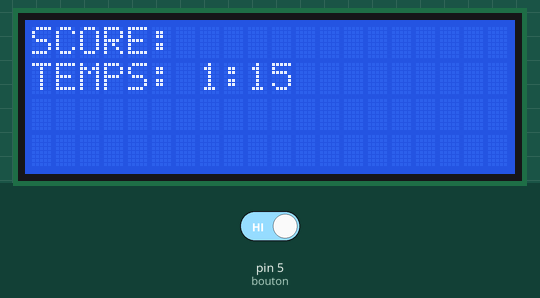
Simulated run of this sketch. Board: Arduino Uno, built with avr-gcc and run on an emulated ATmega328P. On the bench: 20×4 character LCD. Inputs (shaded band) come from the test bench; at power-on: pin 5 (bouton) HIGH.

Above: at 0.2 s.
At 1.2 s:
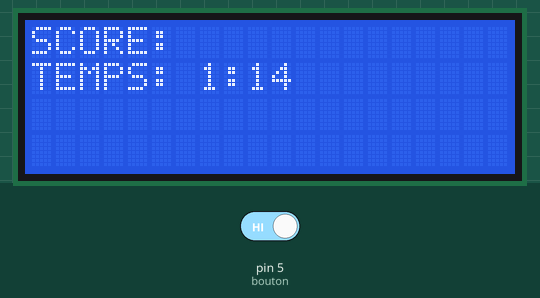
1.3 s: pin 5 (bouton) driven LOW
At 2.5 s:
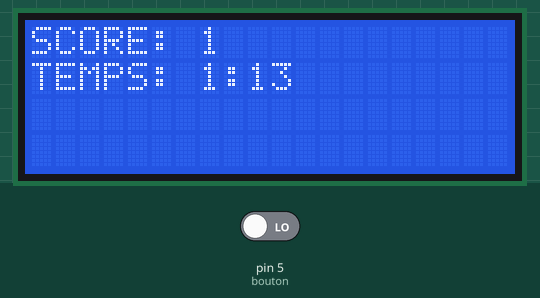
Timing chart, 0 to 4.3 s (numbered marks = the images above; inputs shaded):
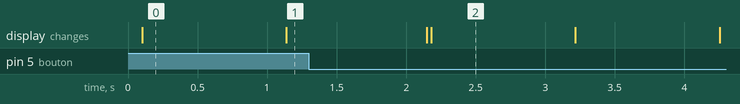

The sketch:

LCD_test_fusion.ino
```cpp
#include <Wire.h>
#include <LiquidCrystal_I2C.h>

LiquidCrystal_I2C lcd(0x27, 20, 4);

int tSec = 15;
int tMin = 1;
long timeInit=0;

const int bouton = 5;
int score = 0;
int etat_bouton = 0;
int astuce=0;

void setup(){
  lcd.init(); // initialisation de l'afficheur
  pinMode(bouton,INPUT);
  timeInit=timeToCounter(tMin,tSec);
}

void loop(){
  codeScore();
  codeTimer();
}

void codeScore(){
  lcd.backlight();
  // Envoi du message
  lcd.setCursor(0, 0);
  lcd.print("SCORE: ");

  etat_bouton = digitalRead(bouton);
  if ((etat_bouton==LOW)&&(astuce==0)){
    astuce=1;
    score += 1;
    lcd.setCursor(7, 0);
    lcd.print(score);
  }

  delay(15);

  if (etat_bouton==HIGH){
    astuce=0;
  }
}

void codeTimer(){
  lcd.backlight();
  counterToTime(timeInit);

  //Timer normal
  if(timeInit != 0){
    //Affichage de base
    lcd.setCursor(0,1);
    lcd.print("TEMPS: ");
    lcd.setCursor(8,1);
    lcd.print(":");

    //Affichage min
    lcd.setCursor(7, 1);
    lcd.print(tMin);

    //Affichage sec, problème de décalage des sec inférieures à 10
    if (tSec > 9){
      lcd.setCursor(9, 1);
      lcd.print(tSec);
    }

    else{
      lcd.setCursor(9, 1);
      lcd.print(0);
      lcd.setCursor(10, 1);
      lcd.print(tSec);
    }

    //Faire passer 1sec
    delay(1000);
    timeInit=timeInit-1;
   }

   //Timer arrivé à la fin
   if (timeInit==0) {
    lcd.setCursor(0, 1);
    lcd.print("FIN DE LA PARTIE");
   }
}

//Conversion en sec du Timer
int timeToCounter(int m,int s){
  return m*60+s;
}


void counterToTime(long cnt){
  tMin = (cnt%3600)/60;
  tSec = ((cnt%3600)%60);
}
```

Measured:
- what the display in image 0 shows lasts 1.0 s, from 0.1 s to 1.1 s
